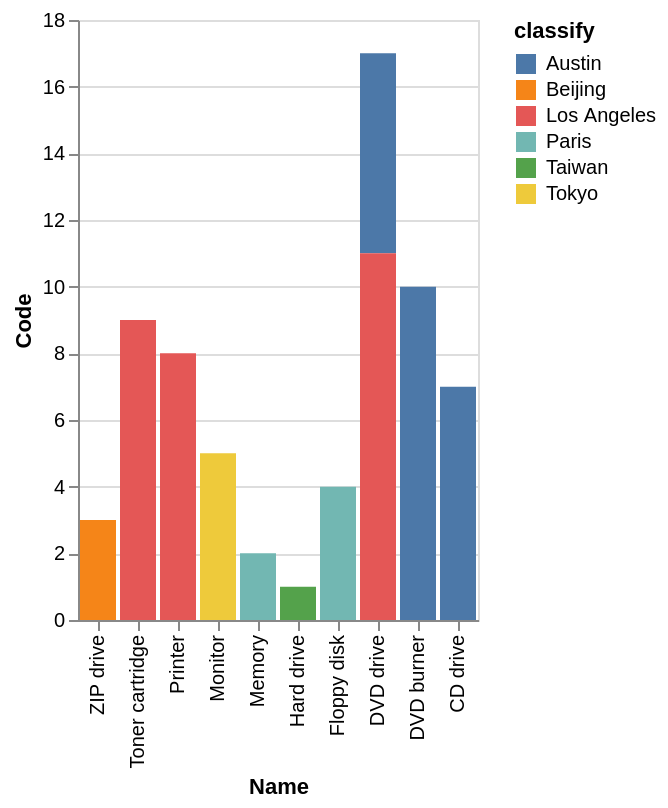

The Vega-Lite source for this figure:
### Vega-Lite specification from a JSON file in a GitHub repository (floating-point values rounded to 4 significant figures)
{"data": {"values": [{"x_data": "ZIP drive", "y_data": 0, "classify": "Austin"}, {"x_data": "Toner cartridge", "y_data": 0, "classify": "Austin"}, {"x_data": "Printer", "y_data": 0, "classify": "Austin"}, {"x_data": "Monitor", "y_data": 0, "classify": "Austin"}, {"x_data": "Memory", "y_data": 0, "classify": "Austin"}, {"x_data": "Hard drive", "y_data": 0, "classify": "Austin"}, {"x_data": "Floppy disk", "y_data": 0, "classify": "Austin"}, {"x_data": "DVD drive", "y_data": 6, "classify": "Austin"}, {"x_data": "DVD burner", "y_data": 10, "classify": "Austin"}, {"x_data": "CD drive", "y_data": 7, "classify": "Austin"}, {"x_data": "ZIP drive", "y_data": 3, "classify": "Beijing"}, {"x_data": "Toner cartridge", "y_data": 0, "classify": "Beijing"}, {"x_data": "Printer", "y_data": 0, "classify": "Beijing"}, {"x_data": "Monitor", "y_data": 0, "classify": "Beijing"}, {"x_data": "Memory", "y_data": 0, "classify": "Beijing"}, {"x_data": "Hard drive", "y_data": 0, "classify": "Beijing"}, {"x_data": "Floppy disk", "y_data": 0, "classify": "Beijing"}, {"x_data": "DVD drive", "y_data": 0, "classify": "Beijing"}, {"x_data": "DVD burner", "y_data": 0, "classify": "Beijing"}, {"x_data": "CD drive", "y_data": 0, "classify": "Beijing"}, {"x_data": "ZIP drive", "y_data": 0, "classify": "Los Angeles"}, {"x_data": "Toner cartridge", "y_data": 9, "classify": "Los Angeles"}, {"x_data": "Printer", "y_data": 8, "classify": "Los Angeles"}, {"x_data": "Monitor", "y_data": 0, "classify": "Los Angeles"}, {"x_data": "Memory", "y_data": 0, "classify": "Los Angeles"}, {"x_data": "Hard drive", "y_data": 0, "classify": "Los Angeles"}, {"x_data": "Floppy disk", "y_data": 0, "classify": "Los Angeles"}, {"x_data": "DVD drive", "y_data": 11, "classify": "Los Angeles"}, {"x_data": "DVD burner", "y_data": 0, "classify": "Los Angeles"}, {"x_data": "CD drive", "y_data": 0, "classify": "Los Angeles"}, {"x_data": "ZIP drive", "y_data": 0, "classify": "Paris"}, {"x_data": "Toner cartridge", "y_data": 0, "classify": "Paris"}, {"x_data": "Printer", "y_data": 0, "classify": "Paris"}, {"x_data": "Monitor", "y_data": 0, "classify": "Paris"}, {"x_data": "Memory", "y_data": 2, "classify": "Paris"}, {"x_data": "Hard drive", "y_data": 0, "classify": "Paris"}, {"x_data": "Floppy disk", "y_data": 4, "classify": "Paris"}, {"x_data": "DVD drive", "y_data": 0, "classify": "Paris"}, {"x_data": "DVD burner", "y_data": 0, "classify": "Paris"}, {"x_data": "CD drive", "y_data": 0, "classify": "Paris"}, {"x_data": "ZIP drive", "y_data": 0, "classify": "Taiwan"}, {"x_data": "Toner cartridge", "y_data": 0, "classify": "Taiwan"}, {"x_data": "Printer", "y_data": 0, "classify": "Taiwan"}, {"x_data": "Monitor", "y_data": 0, "classify": "Taiwan"}, {"x_data": "Memory", "y_data": 0, "classify": "Taiwan"}, {"x_data": "Hard drive", "y_data": 1, "classify": "Taiwan"}, {"x_data": "Floppy disk", "y_data": 0, "classify": "Taiwan"}, {"x_data": "DVD drive", "y_data": 0, "classify": "Taiwan"}, {"x_data": "DVD burner", "y_data": 0, "classify": "Taiwan"}, {"x_data": "CD drive", "y_data": 0, "classify": "Taiwan"}, {"x_data": "ZIP drive", "y_data": 0, "classify": "Tokyo"}, {"x_data": "Toner cartridge", "y_data": 0, "classify": "Tokyo"}, {"x_data": "Printer", "y_data": 0, "classify": "Tokyo"}, {"x_data": "Monitor", "y_data": 5, "classify": "Tokyo"}, {"x_data": "Memory", "y_data": 0, "classify": "Tokyo"}, {"x_data": "Hard drive", "y_data": 0, "classify": "Tokyo"}, {"x_data": "Floppy disk", "y_data": 0, "classify": "Tokyo"}, {"x_data": "DVD drive", "y_data": 0, "classify": "Tokyo"}, {"x_data": "DVD burner", "y_data": 0, "classify": "Tokyo"}, {"x_data": "CD drive", "y_data": 0, "classify": "Tokyo"}]}, "mark": "bar", "encoding": {"x": {"field": "x_data", "type": "nominal", "title": "Name", "sort": "descending"}, "y": {"field": "y_data", "type": "quantitative", "title": "Code"}, "color": {"field": "classify"}}}
